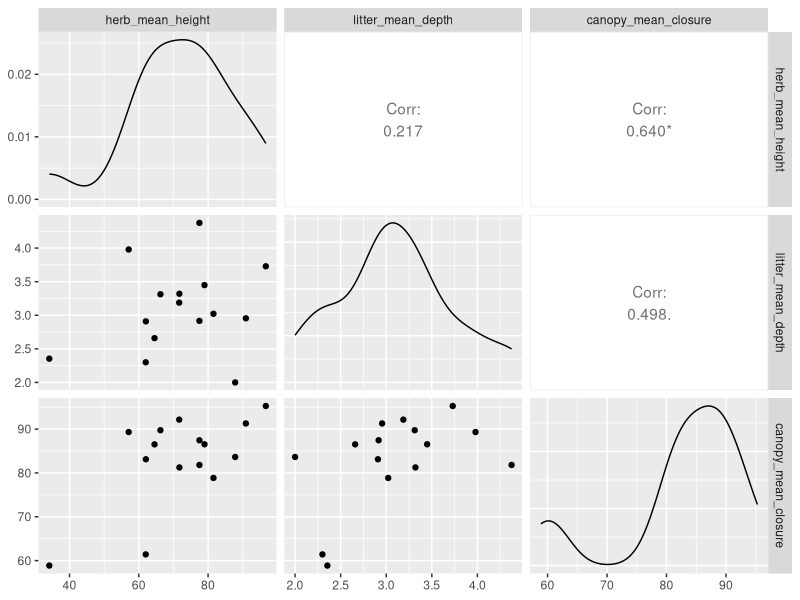

The R script that drew this image:
# Create Nada Habitat Summary Data

library(tidyverse)
library(GGally)

# get the raw data
hab_master <- read_csv("./SpeciesAdultData/RawHabitatData.csv")

# make sure it makes sense
names(hab_master)
distinct(hab_master, Compartment)
distinct(hab_master, LoggingRotation)

# separate into Litter, Canopy and Herbaceous

hab_Litter <- hab_master %>% 
  gather(key = SampleLitter, value = LeafLitter,
         LeafLitter1:LeafLitter12) %>% 
  select(Compartment, `Age of forest`, LoggingRotation, 
         SampleLitter, LeafLitter)
head(hab_Litter)
distinct(hab_Litter, Compartment)

hab_Canopy <- hab_master %>% 
  gather(key = SampleCanopy, value = CanopyClosure,
         CanopyClosure1:CanopyClosure12) %>% 
  select(Compartment, `Age of forest`, LoggingRotation, 
         SampleCanopy, CanopyClosure)

hab_Herb <- hab_master %>% 
  gather(key = SampleHerb, value = HerbHeight,
       HerbHeight1:HerbHeight6) %>% 
  select(Compartment, `Age of forest`, LoggingRotation, 
         SampleHerb, HerbHeight)

dim(hab_Herb); dim(hab_Canopy); dim(hab_Litter)

# get summary stats and isolate Rotation = 1 and UNLOGGED

Herb_means <- hab_Herb %>% 
  group_by(Compartment, `Age of forest`, LoggingRotation) %>% 
  summarise(herb_mean_height = mean(HerbHeight, na.rm = TRUE),
            herb_sd_height = sd(HerbHeight, na.rm = TRUE),
            herb_median_height = median(HerbHeight, na.rm = TRUE),
            herb_n_height = sum(!is.na(HerbHeight))) %>% 
  filter(LoggingRotation == 1 | LoggingRotation == "unlogged") %>% 
  ungroup()
head(Herb_means)

Canopy_means <- hab_Canopy %>% 
  group_by(Compartment, `Age of forest`, LoggingRotation) %>% 
  summarise(canopy_mean_closure = mean(CanopyClosure, na.rm = TRUE),
            canopy_sd_closure = sd(CanopyClosure, na.rm = TRUE),
            canopy_median_closure = median(CanopyClosure, na.rm = TRUE),
            canopy_n_closure = sum(!is.na(CanopyClosure))) %>% 
  filter(LoggingRotation == 1 | LoggingRotation == 'unlogged') %>% 
  ungroup() %>% 
  select(canopy_mean_closure, canopy_sd_closure, 
         canopy_median_closure, canopy_n_closure)
head(Canopy_means)

Litter_means <- hab_Litter %>% 
  group_by(Compartment, `Age of forest`, LoggingRotation) %>% 
  summarise(litter_mean_depth = mean(LeafLitter, na.rm = TRUE),
            litter_sd_depth = sd(LeafLitter, na.rm = TRUE),
            litter_median_depth = median(LeafLitter, na.rm = TRUE),
            litter_n_depth = sum(!is.na(LeafLitter))) %>% 
  filter(LoggingRotation == 1 | LoggingRotation == "unlogged") %>% 
  ungroup() %>% 
  select(litter_mean_depth, litter_sd_depth, 
         litter_median_depth, litter_n_depth)
head(Litter_means)

hab_summary_rot1 <- data.frame(Herb_means, Litter_means, Canopy_means)
hab_summary_rot1 <- select(hab_summary_rot1,
                           Compartment,
                           Age.of.forest,
                           contains("_mean_"),
                           contains("_sd_"),
                           contains("_median_"),
                           contains("_n_")
                           )
head(hab_summary_rot1)

# some checkings
hab_summary_rot1 %>% 
  group_by(Compartment, Age.of.forest) %>% 
  summarise(n()) %>% 
  arrange(Age.of.forest)

# write_csv(hab_summary_rot1, path = "./SpeciesAdultData/hab_summary_rot1.csv")

pairDat <- select(hab_summary_rot1, contains("_mean_"))
ggpairs(pairDat)

mean_median <- select(hab_summary_rot1, contains("_mean_"), contains("_median_"))

